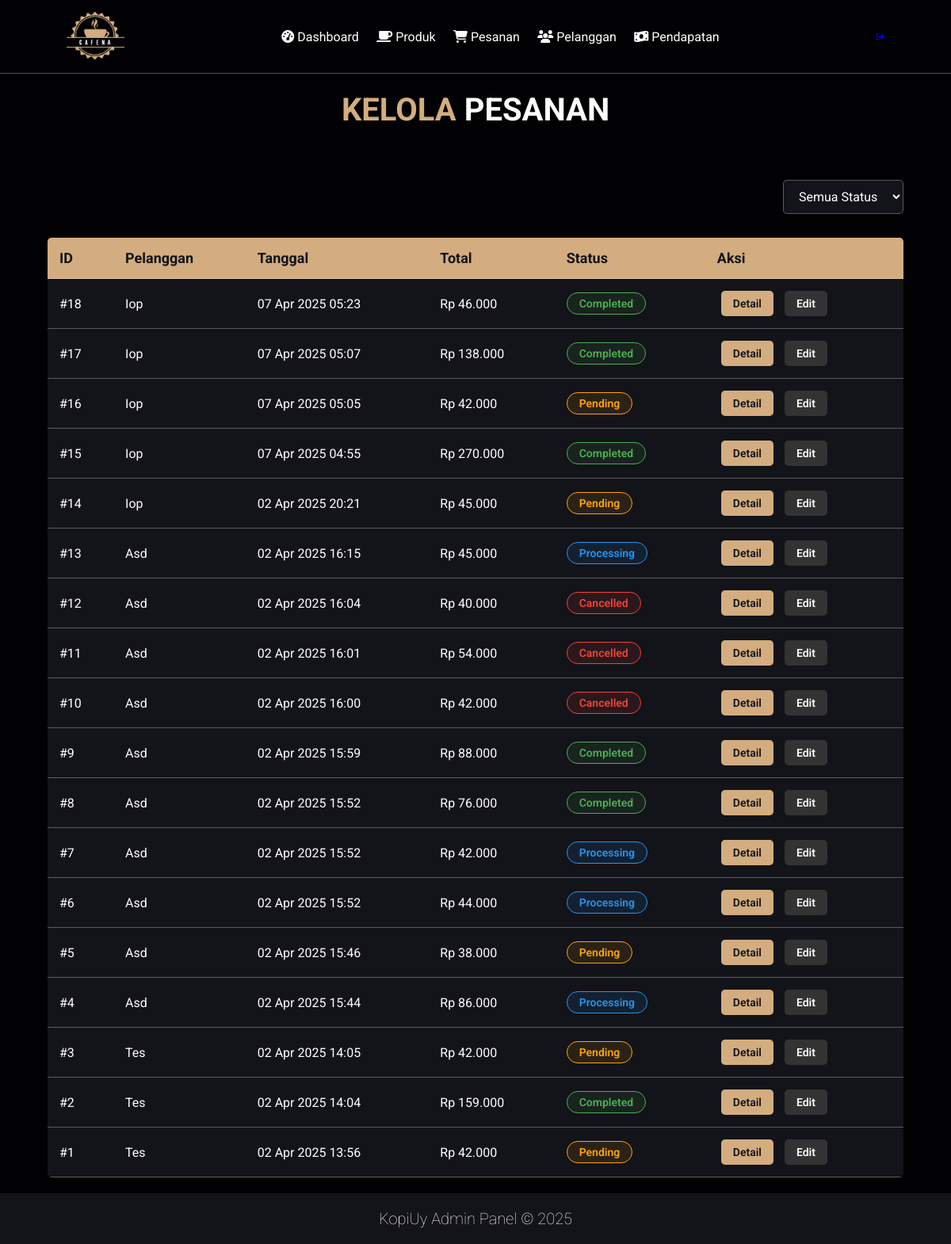
The app's page /admin/orders.php (signed in) with its own data.
### tables this page shows
CREATE TABLE `order` (
  `id` int NOT NULL,
  `user_id` int NOT NULL,
  `address_id` int NOT NULL,
  `item_count` int NOT NULL,
  `total_price` decimal(10,2) NOT NULL,
  `payment_method` varchar(50) NOT NULL,
  `status` enum('pending','processing','completed','cancelled') DEFAULT 'pending',
  `notes` text,
  `created_at` timestamp NULL DEFAULT CURRENT_TIMESTAMP,
  `updated_at` timestamp NULL DEFAULT CURRENT_TIMESTAMP ON UPDATE CURRENT_TIMESTAMP
);

CREATE TABLE `users` (
  `id` int NOT NULL,
  `username` varchar(50) NOT NULL,
  `email` varchar(50) NOT NULL,
  `password` varchar(255) NOT NULL,
  `created_at` timestamp NULL DEFAULT CURRENT_TIMESTAMP
);

### admin/orders.php (the view, shortened to what this page needs)
<?php
try {
    $pdo = Database::getInstance()->getConnection();
    $sql = "SELECT o.id, o.total_price, o.status, o.created_at,
            u.username as customer_name
            FROM `order` o
            JOIN `users` u ON o.user_id = u.id";
    $sql .= " ORDER BY o.created_at DESC";
    $stmt = $pdo->prepare($sql);
    $stmt->execute();
    $orders = $stmt->fetchAll(PDO::FETCH_ASSOC);
} catch (PDOException $e) {
    die("Database error: " . $e->getMessage());
}
?>
<!DOCTYPE html>
<html lang="en">
<head>
    <link rel="stylesheet" href="../css/style.css">
    <link rel="stylesheet" href="https://cdnjs.cloudflare.com/ajax/libs/font-awesome/6.4.0/css/all.min.css">
</head>
<body>
    <header class="header">
        <a href="dashboard.php" class="logo">
            <img src="../images/logo.png" alt="KopiUy Logo" height="60">
        </a>
        <nav class="navbar">
            <a href="dashboard.php"><i class="fas fa-tachometer-alt"></i> Dashboard</a>
            <a href="products.php"><i class="fas fa-coffee"></i> Produk</a>
            <a href="orders.php"><i class="fas fa-shopping-cart"></i> Pesanan</a>
            <a href="customers.php"><i class="fas fa-users"></i> Pelanggan</a>
            <a href="revenue_report.php" class="active"><i class="fas fa-money-bill-wave"></i> Pendapatan</a>
        </nav>
        <div class="icons">
            <a href="logout.php" class="fas fa-sign-out-alt"></a>
        </div>
    </header>
    <section class="orders-container">
        <h1 class="heading"><span>Kelola</span> Pesanan</h1>
        <div class="status-filter">
            <form action="" method="get">
                <select name="status" onchange="this.form.submit()">
                    <option value="">Semua Status</option>
                </select>
            </form>
        </div>
        <table class="order-table">
            <thead>
                <tr>
                    <th>ID</th>
                    <th>Pelanggan</th>
                    <th>Tanggal</th>
                    <th>Total</th>
                    <th>Status</th>
                    <th>Aksi</th>
                </tr>
            </thead>
            <tbody>
                <?php if (empty($orders)): ?>
                    <tr>
                        <td colspan="6" class="empty-orders">Tidak ada pesanan yang ditemukan</td>
                    </tr>
                <?php else: ?>
                    <?php foreach($orders as $order): ?>
                    <tr>
                        <td>#<?= $order['id'] ?></td>
                        <td><?= htmlspecialchars($order['customer_name']) ?></td>
                        <td><?= date('d M Y H:i', strtotime($order['created_at'])) ?></td>
                        <td>Rp <?= number_format($order['total_price'], 0, ',', '.') ?></td>
                        <td>
                            <span class="status-badge status-<?= strtolower($order['status']) ?>">
                                <?= ucfirst($order['status']) ?>
                            </span>
                        </td>
                        <td>
                            <a href="order_detail.php?id=<?= $order['id'] ?>" class="btn btn-primary">Detail</a>
                            <a href="order_edit.php?id=<?= $order['id'] ?>" class="btn btn-secondary">Edit</a>
                        </td>
                    </tr>
                    <?php endforeach; ?>
                <?php endif; ?>
            </tbody>
        </table>
    </section>
    <section class="footer">
        <div class="credit">
            <p>KopiUy Admin Panel &copy; <?= date('Y') ?></p>
        </div>
    </section>
</body>
</html>

### css/style.css (style rules this page uses)
:root { --main-color:#d3ad7f; --black:#13131a; --white:#ffffff; --red:#ff0000; --bg:#010103; --border:.1rem solid rgba(255,255,255,.3); }
* { font-family: 'Roboto', sans-serif; margin:0; padding:0; box-sizing: border-box; outline: none; border:none; text-decoration: none; text-transform: capitalize; transition: .2s linear; }
html { font-size: 62.5%; overflow-x: hidden; scroll-padding-top: 9rem; scroll-behavior: smooth; }
body { background: var(--bg); }
section { padding:2rem 7%; }
.heading { text-align: center; color:#fff; text-transform: uppercase; padding-bottom: 3.5rem; font-size: 4rem; }
.heading span { color:var(--main-color); text-transform: uppercase; }
.btn { margin-top: 1rem; display: inline-block; padding:.9rem 3rem; font-size: 1.7rem; color:#fff; background: var(--main-color); cursor: pointer; }
.header { background: var(--bg); display: flex; align-items: center; justify-content: space-between; padding:1.5rem 7%; border-bottom: var(--border); position: fixed; top:0; left: 0; right: 0; z-index: 1000; }
.header .logo img { height: 6rem; }
.header .navbar a { margin:0 1rem; font-size: 1.6rem; color:#fff; }
.footer { background:var(--black); text-align: center; }
.footer .credit { color:#fff; font-weight: lighter; font-size: 2rem; }
.order-table { width: 100%; border-collapse: collapse; }
.order-table th { background: var(--main-color); color: var(--black); padding: 1.5rem; font-size: 1.8rem; text-align: left; }
.order-table td { padding: 1.5rem; font-size: 1.6rem; color: var(--white); border-bottom: var(--border); }

### admin/orders.php (style rules this page uses)
:root { --main-color: #d3ad7f; --black: #13131a; --border: .1rem solid rgba(255,255,255,.3); }
.orders-container { margin-top: 9.5rem; padding: 2rem 5%; min-height: calc(100vh - 9.5rem); }
.heading { text-align: center; color: #fff; text-transform: uppercase; font-size: 4rem; margin-bottom: 3rem; }
.heading span { color: var(--main-color); }
.order-table { width: 100%; border-collapse: collapse; margin-top: 2rem; background: #13131a; border-radius: 0.5rem; overflow: hidden; }
.order-table th, .order-table td { padding: 1.5rem; text-align: left; border-bottom: var(--border); color: #fff; }
.order-table th { background-color: var(--main-color); color: var(--black); font-size: 1.8rem; }
.order-table td { font-size: 1.6rem; }
.status-filter { margin-bottom: 3rem; display: flex; justify-content: flex-end; }
.status-filter select { padding: 1rem 1.5rem; border-radius: 0.5rem; border: var(--border); background: #13131a; color: #fff; font-size: 1.6rem; cursor: pointer; }
.status-badge { padding: 0.5rem 1.5rem; border-radius: 2rem; font-size: 1.4rem; font-weight: 600; text-transform: capitalize; display: inline-block; }
.status-pending { background: rgba(255, 165, 0, 0.1); color: #ffa500; border: 1px solid #ffa500; }
.status-processing { background: rgba(33, 150, 243, 0.1); color: #2196F3; border: 1px solid #2196F3; }
.status-completed { background: rgba(76, 175, 80, 0.1); color: #4CAF50; border: 1px solid #4CAF50; }
[class*="status-cancel"] { background: rgba(244, 67, 54, 0.1); color: #F44336; border: 1px solid #F44336; }
.btn { display: inline-block; padding: 0.8rem 1.5rem; margin: 0 0.5rem; border-radius: 0.5rem; font-size: 1.4rem; font-weight: 600; text-decoration: none; transition: all 0.3s ease; }
.btn-primary { background: var(--main-color); color: var(--black); }
.btn-secondary { background: #333; color: #fff; }

### records on screen
order: id "18", user.username "Iop", created_at "07 Apr 2025 05:23", total_price "46.000", status "Completed"
order: id "17", user.username "Iop", created_at "07 Apr 2025 05:07", total_price "138.000", status "Completed"
order: id "16", user.username "Iop", created_at "07 Apr 2025 05:05", total_price "42.000", status "Pending"
order: id "15", user.username "Iop", created_at "07 Apr 2025 04:55", total_price "270.000", status "Completed"
order: id "14", user.username "Iop", created_at "02 Apr 2025 20:21", total_price "45.000", status "Pending"
order: id "13", user.username "Asd", created_at "02 Apr 2025 16:15", total_price "45.000", status "Processing"
order: id "12", user.username "Asd", created_at "02 Apr 2025 16:04", total_price "40.000", status "Cancelled"
order: id "11", user.username "Asd", created_at "02 Apr 2025 16:01", total_price "54.000", status "Cancelled"
order: id "10", user.username "Asd", created_at "02 Apr 2025 16:00", total_price "42.000", status "Cancelled"
order: id "9", user.username "Asd", created_at "02 Apr 2025 15:59", total_price "88.000", status "Completed"
order: id "8", user.username "Asd", created_at "02 Apr 2025 15:52", total_price "76.000", status "Completed"
order: id "7", user.username "Asd", created_at "02 Apr 2025 15:52", total_price "42.000", status "Processing"
order: id "6", user.username "Asd", created_at "02 Apr 2025 15:52", total_price "44.000", status "Processing"
order: id "5", user.username "Asd", created_at "02 Apr 2025 15:46", total_price "38.000", status "Pending"
order: id "4", user.username "Asd", created_at "02 Apr 2025 15:44", total_price "86.000", status "Processing"
order: id "3", user.username "Tes", created_at "02 Apr 2025 14:05", total_price "42.000", status "Pending"
order: id "2", user.username "Tes", created_at "02 Apr 2025 14:04", total_price "159.000", status "Completed"
order: id "1", user.username "Tes", created_at "02 Apr 2025 13:56", total_price "42.000", status "Pending"
